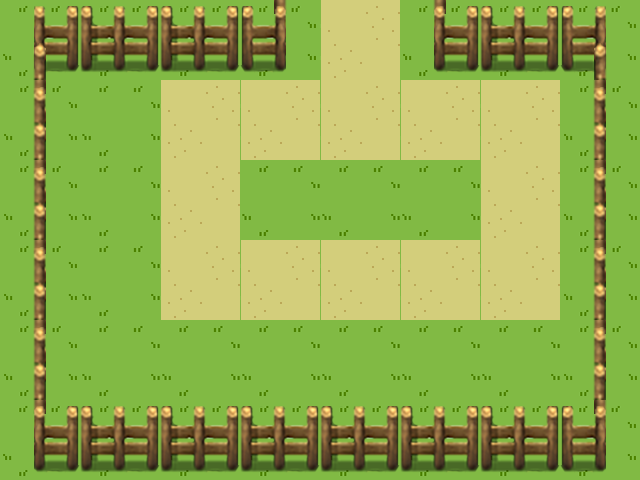

Rendered tile map (Tiled .tmx) drawn with the repository's tilesets; below, a short description and the full map source, tile grids included:
An orthogonal 8x6 tile map with 80x80 px tiles, 1 tile layer (Tile Layer 1).

<map version="1.2" tiledversion="1.3.3" orientation="orthogonal" renderorder="right-down" width="8" height="6" tilewidth="80" tileheight="80" infinite="0" nextlayerid="2" nextobjectid="1">
 <tileset firstgid="1" source="floorset.tsx" />
 <layer id="1" name="Tile Layer 1" width="8" height="6">
  <data encoding="csv">
32,41,41,43,3,42,41,33,
31,2,3,3,3,3,3,31,
31,2,3,2,2,2,3,31,
31,2,3,3,3,3,3,31,
31,2,2,2,2,2,2,31,
42,41,41,41,41,41,41,43
</data>
 </layer>
</map>